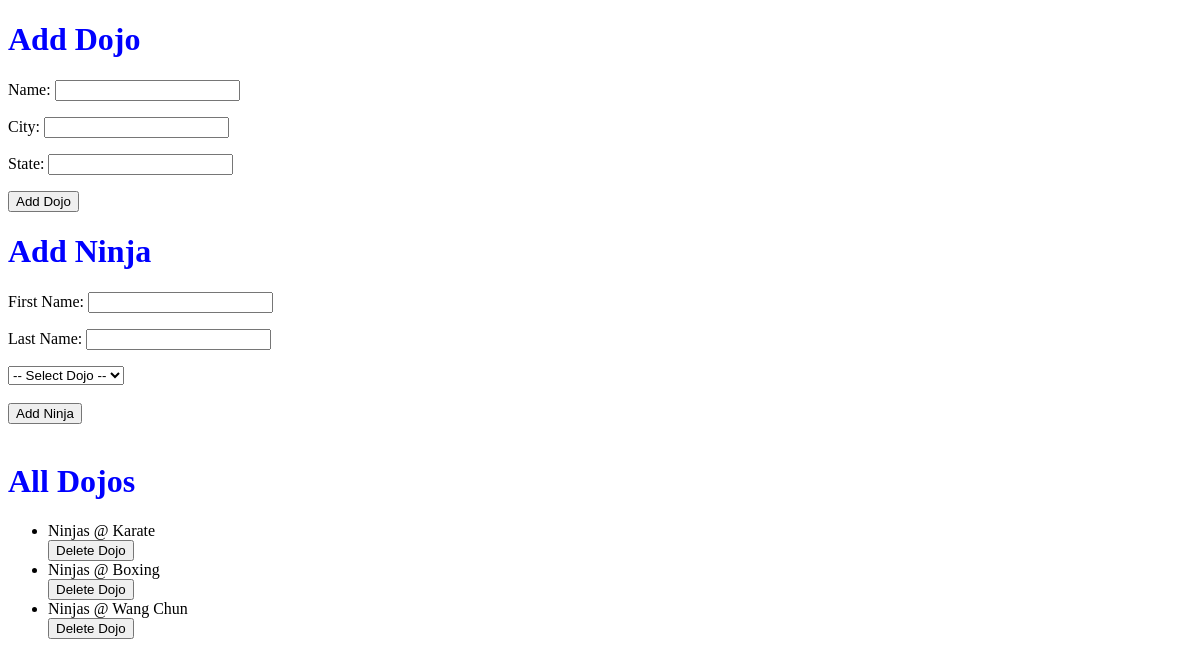
Page /main on the earlier database version.
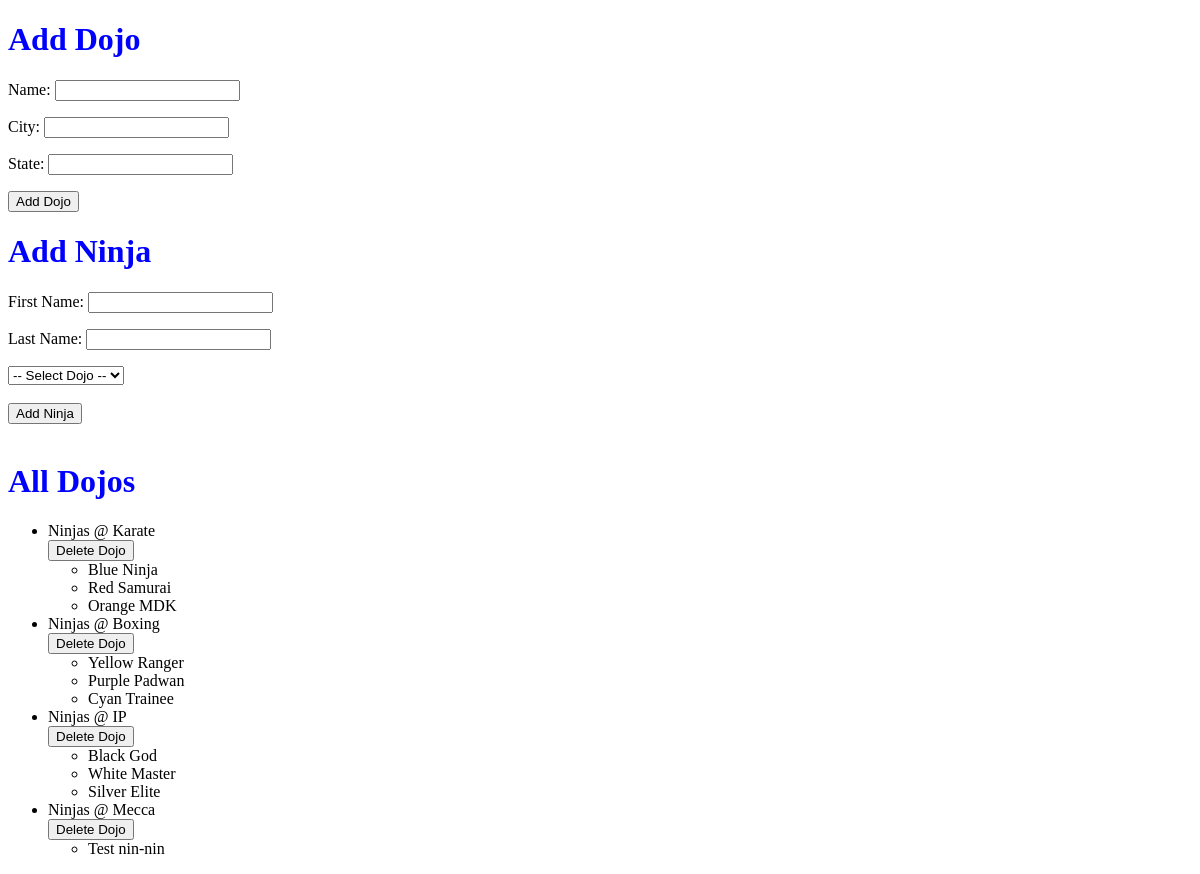
Same page on the later database version.
### dojo_ninjas_app/models.py (models this page shows)
class Dojos(models.Model):
    name = models.CharField(max_length=50)
    city = models.CharField(max_length=25)
    state = models.CharField(max_length=25)
    desc = models.TextField(default="Higher Learning")
    created_at = models.DateTimeField(auto_now_add=True)
    updated_at = models.DateTimeField(auto_now=True)

class Ninjas(models.Model):
    first_name = models.CharField(max_length=25)
    last_name = models.CharField(max_length=25)
    dojo = models.ForeignKey(Dojos, related_name="ninja", on_delete = models.CASCADE)
    created_at = models.DateTimeField(auto_now_add=True)
    updated_at = models.DateTimeField(auto_now=True)

### dojo_ninjas_app/views.py (the view)
# urls.py: path('main', views.main),
def main(request):
    context = {
        "all_dojos": Dojos.objects.all(),
        "all_ninjas": Ninjas.objects.all(),
    }
    return render(request, "dojo_ninjas_app/index.html", context)

### dojo_ninjas_app/templates/dojo_ninjas_app/index.html (shortened to what this page needs)
<!DOCTYPE html>
<html lang="en">
<head>
    {% load static %}
    <link rel="stylesheet" href="{% static 'css/style.css' %}">
</head>
<body>
    <h1>Add Dojo</h1>
    <div class="form">
        <form action="/add_dojo" method="post">
            <p>Name: <input name="name" type="text"></p>
            <p>City: <input name="city" type="text"></p>
            <p>State: <input name="state" type="text"></p>
            <button href='http://localhost:8000/add_dojo' type="submit">Add Dojo</button>
        </form>
    </div>
    <h1>Add Ninja</h1>
    <div class="form">
        <form action="/add_ninja" method="post">
            <p>First Name: <input name="first" type="text"></p>
            <p>Last Name: <input name="last" type="text"></p>
            <select name = "dojo_id">
            <option disabled="True" selected>-- Select Dojo --</option>
            </select>
            <br>
            <br>
            <button href='http://localhost:8000/add_ninja' type="submit">Add Ninja</button>
        </form>
    </div>
    <br>
    <h1> All Dojos </h1>
    <ul>
        {% for dojo in all_dojos %}
            <li> Ninjas @ {{dojo.name}} <br> <button name ="delete" value = {{dojo.id}} {{dojo.name}} href='http://localhost:8000/delete' type="submit">Delete Dojo</button>
                <ul>
                    {% for ninja in dojo.ninja.all %}
                        <li> {{ninja.first_name}} {{ninja.last_name}} </li>
                    {% endfor %}
                    </ul>
            </li>
        {% endfor %}
    </ul>
</body>
</html>

### dojo_ninjas_app/static/css/style.css (style rules this page uses)
h1 { color: blue; }

Differences in the rows shown:
removed Dojos: name "Wang Chun"
added Ninjas: first_name "Blue", last_name "Ninja", shown under "Karate"
added Ninjas: first_name "Red", last_name "Samurai", shown under "Karate"
added Ninjas: first_name "Orange", last_name "MDK", shown under "Karate"
added Ninjas: first_name "Yellow", last_name "Ranger", shown under "Boxing"
added Ninjas: first_name "Purple", last_name "Padwan", shown under "Boxing"
added Ninjas: first_name "Cyan", last_name "Trainee", shown under "Boxing"
added Dojos: name "IP"
added Ninjas: first_name "Black", last_name "God", shown under "IP"
added Ninjas: first_name "White", last_name "Master", shown under "IP"
added Ninjas: first_name "Silver", last_name "Elite", shown under "IP"
added Dojos: name "Mecca"
added Ninjas: first_name "Test", last_name "nin-nin", shown under "Mecca"
